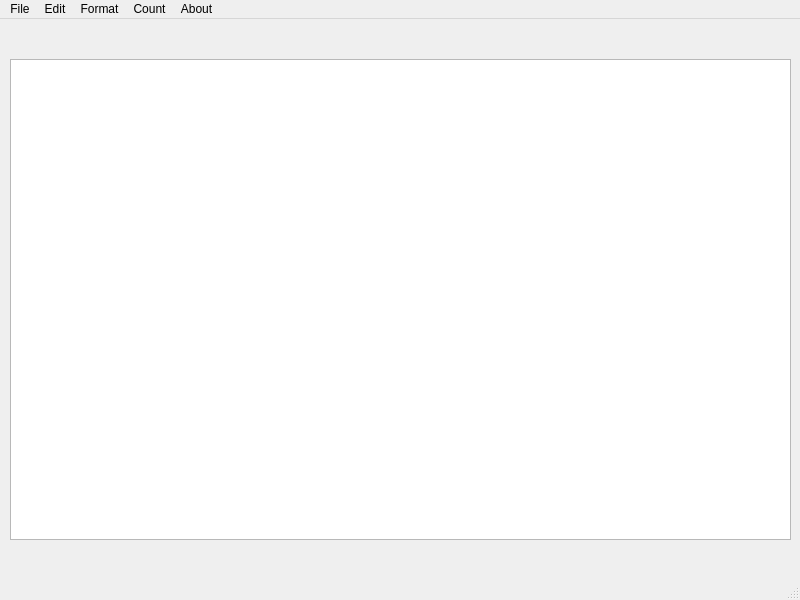
<?xml version="1.0" encoding="UTF-8"?>
<ui version="4.0">
 <class>MainWindow</class>
 <widget class="QMainWindow" name="MainWindow">
  <property name="geometry">
   <rect>
    <x>0</x>
    <y>0</y>
    <width>800</width>
    <height>600</height>
   </rect>
  </property>
  <property name="windowTitle">
   <string>MainWindow</string>
  </property>
  <widget class="QWidget" name="centralwidget">
   <widget class="QTextEdit" name="textEdit">
    <property name="geometry">
     <rect>
      <x>10</x>
      <y>40</y>
      <width>781</width>
      <height>481</height>
     </rect>
    </property>
   </widget>
  </widget>
  <widget class="QMenuBar" name="menubar">
   <property name="geometry">
    <rect>
     <x>0</x>
     <y>0</y>
     <width>800</width>
     <height>21</height>
    </rect>
   </property>
   <widget class="QMenu" name="menuFile">
    <property name="title">
     <string>File</string>
    </property>
    <addaction name="actionNew_2"/>
    <addaction name="actionOpen_2"/>
    <addaction name="separator"/>
    <addaction name="actionNew"/>
    <addaction name="actionSave_as_2"/>
    <addaction name="separator"/>
    <addaction name="actionMerge"/>
    <addaction name="actionExit"/>
   </widget>
   <widget class="QMenu" name="menuEdit">
    <property name="title">
     <string>Edit</string>
    </property>
    <addaction name="separator"/>
    <addaction name="actionEcrypt"/>
    <addaction name="actionDecrypt"/>
    <addaction name="separator"/>
    <addaction name="actionSearch_a_Word"/>
    <addaction name="actionClear_File"/>
   </widget>
   <widget class="QMenu" name="menuAbout">
    <property name="title">
     <string>About</string>
    </property>
    <addaction name="actionAbout_Notepad"/>
   </widget>
   <widget class="QMenu" name="menuCount">
    <property name="title">
     <string>Count</string>
    </property>
    <addaction name="actionCharacters"/>
    <addaction name="actionWords"/>
    <addaction name="actionLines"/>
    <addaction name="actionA_specific_word"/>
   </widget>
   <widget class="QMenu" name="menuFormat">
    <property name="title">
     <string>Format</string>
    </property>
    <addaction name="actionUpper"/>
    <addaction name="actionLower"/>
    <addaction name="actionTurn_1st_Caps"/>
   </widget>
   <addaction name="menuFile"/>
   <addaction name="menuEdit"/>
   <addaction name="menuFormat"/>
   <addaction name="menuCount"/>
   <addaction name="menuAbout"/>
  </widget>
  <widget class="QStatusBar" name="statusbar"/>
  <action name="actionNew">
   <property name="icon">
    <iconset resource="Resource.qrc">
     <normaloff>:/rec/Images/save.png</normaloff>:/rec/Images/save.png</iconset>
   </property>
   <property name="text">
    <string>Save</string>
   </property>
  </action>
  <action name="actionOpen">
   <property name="text">
    <string>Open</string>
   </property>
  </action>
  <action name="actionSave">
   <property name="text">
    <string>Save</string>
   </property>
  </action>
  <action name="actionSave_as">
   <property name="text">
    <string>Save as..</string>
   </property>
  </action>
  <action name="actionUpper">
   <property name="icon">
    <iconset resource="Resource.qrc">
     <normaloff>:/rec/Images/Uppercase.png</normaloff>:/rec/Images/Uppercase.png</iconset>
   </property>
   <property name="text">
    <string>UpperCase</string>
   </property>
  </action>
  <action name="actionLower">
   <property name="icon">
    <iconset resource="Resource.qrc">
     <normaloff>:/rec/Images/Lowercase.png</normaloff>:/rec/Images/Lowercase.png</iconset>
   </property>
   <property name="text">
    <string>LowerCase</string>
   </property>
  </action>
  <action name="actionPaste">
   <property name="text">
    <string>Paste</string>
   </property>
  </action>
  <action name="actionRedo">
   <property name="text">
    <string>Redo</string>
   </property>
  </action>
  <action name="actionUndo">
   <property name="text">
    <string>Undo</string>
   </property>
  </action>
  <action name="actionSave_as_2">
   <property name="icon">
    <iconset resource="Resource.qrc">
     <normaloff>:/rec/Images/SaveAs.png</normaloff>:/rec/Images/SaveAs.png</iconset>
   </property>
   <property name="text">
    <string>Save as..</string>
   </property>
  </action>
  <action name="actionEcrypt">
   <property name="icon">
    <iconset resource="Resource.qrc">
     <normaloff>:/rec/Images/encrypt.png</normaloff>:/rec/Images/encrypt.png</iconset>
   </property>
   <property name="text">
    <string>Ecrypt</string>
   </property>
  </action>
  <action name="actionDecrypt">
   <property name="icon">
    <iconset resource="Resource.qrc">
     <normaloff>:/rec/Images/decrypt.png</normaloff>:/rec/Images/decrypt.png</iconset>
   </property>
   <property name="text">
    <string>Decrypt</string>
   </property>
  </action>
  <action name="actionMerge">
   <property name="icon">
    <iconset resource="Resource.qrc">
     <normaloff>:/rec/Images/Merge.png</normaloff>:/rec/Images/Merge.png</iconset>
   </property>
   <property name="text">
    <string>Merge</string>
   </property>
  </action>
  <action name="actionCharacters">
   <property name="icon">
    <iconset resource="Resource.qrc">
     <normaloff>:/rec/Images/character.png</normaloff>:/rec/Images/character.png</iconset>
   </property>
   <property name="text">
    <string>Characters</string>
   </property>
  </action>
  <action name="actionWords">
   <property name="icon">
    <iconset resource="Resource.qrc">
     <normaloff>:/rec/Images/wordcount.png</normaloff>:/rec/Images/wordcount.png</iconset>
   </property>
   <property name="text">
    <string>Words</string>
   </property>
  </action>
  <action name="actionLines">
   <property name="icon">
    <iconset resource="Resource.qrc">
     <normaloff>:/rec/Images/countLines.png</normaloff>:/rec/Images/countLines.png</iconset>
   </property>
   <property name="text">
    <string>Lines</string>
   </property>
  </action>
  <action name="actionA_specific_word">
   <property name="icon">
    <iconset resource="Resource.qrc">
     <normaloff>:/rec/Images/Searchword.png</normaloff>:/rec/Images/Searchword.png</iconset>
   </property>
   <property name="text">
    <string>A Word..</string>
   </property>
  </action>
  <action name="actionSearch_a_Word">
   <property name="icon">
    <iconset resource="Resource.qrc">
     <normaloff>:/rec/Images/search.png</normaloff>:/rec/Images/search.png</iconset>
   </property>
   <property name="text">
    <string>Search a Word..</string>
   </property>
  </action>
  <action name="actionTurn_1st_Caps">
   <property name="icon">
    <iconset resource="Resource.qrc">
     <normaloff>:/rec/Images/firstCaps.png</normaloff>:/rec/Images/firstCaps.png</iconset>
   </property>
   <property name="text">
    <string>Turn 1st Caps</string>
   </property>
  </action>
  <action name="actionClear_File">
   <property name="icon">
    <iconset resource="Resource.qrc">
     <normaloff>:/rec/Images/Clear.png</normaloff>:/rec/Images/Clear.png</iconset>
   </property>
   <property name="text">
    <string>Empty File</string>
   </property>
  </action>
  <action name="actionExit">
   <property name="icon">
    <iconset resource="Resource.qrc">
     <normaloff>:/rec/Images/exit.png</normaloff>:/rec/Images/exit.png</iconset>
   </property>
   <property name="text">
    <string>Exit</string>
   </property>
  </action>
  <action name="actionAbout_Notepad">
   <property name="icon">
    <iconset resource="Resource.qrc">
     <normaloff>:/rec/Images/About.png</normaloff>:/rec/Images/About.png</iconset>
   </property>
   <property name="text">
    <string>About Notepad</string>
   </property>
  </action>
  <action name="actionNew_2">
   <property name="icon">
    <iconset resource="Resource.qrc">
     <normaloff>:/rec/Images/new.png</normaloff>:/rec/Images/new.png</iconset>
   </property>
   <property name="text">
    <string>New</string>
   </property>
  </action>
  <action name="actionOpen_2">
   <property name="icon">
    <iconset resource="Resource.qrc">
     <normaloff>:/rec/Images/Open.png</normaloff>:/rec/Images/Open.png</iconset>
   </property>
   <property name="text">
    <string>Open</string>
   </property>
  </action>
 </widget>
 <resources>
  <include location="Resource.qrc"/>
 </resources>
 <connections/>
</ui>
